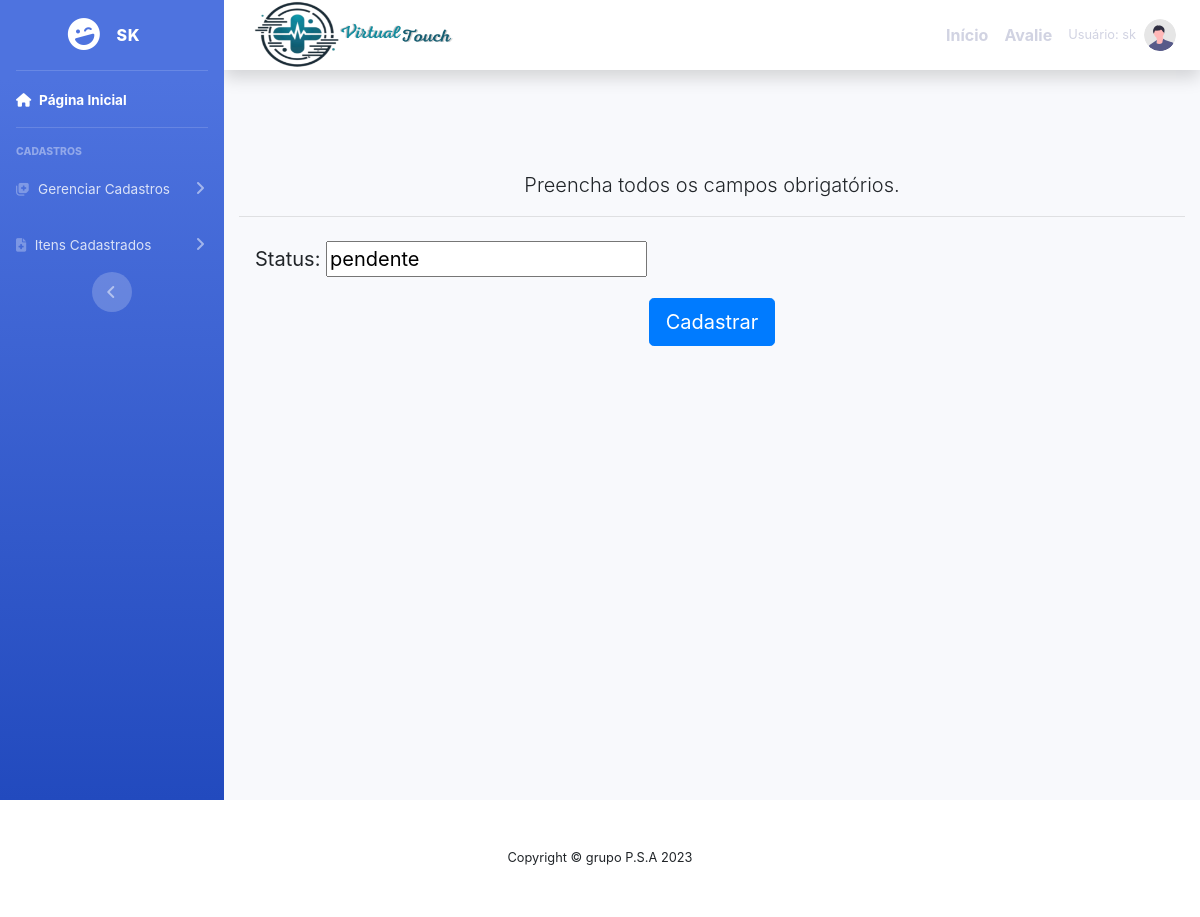
/editar/consulta2/1 (signed in), run on an earlier commit of the app's database.
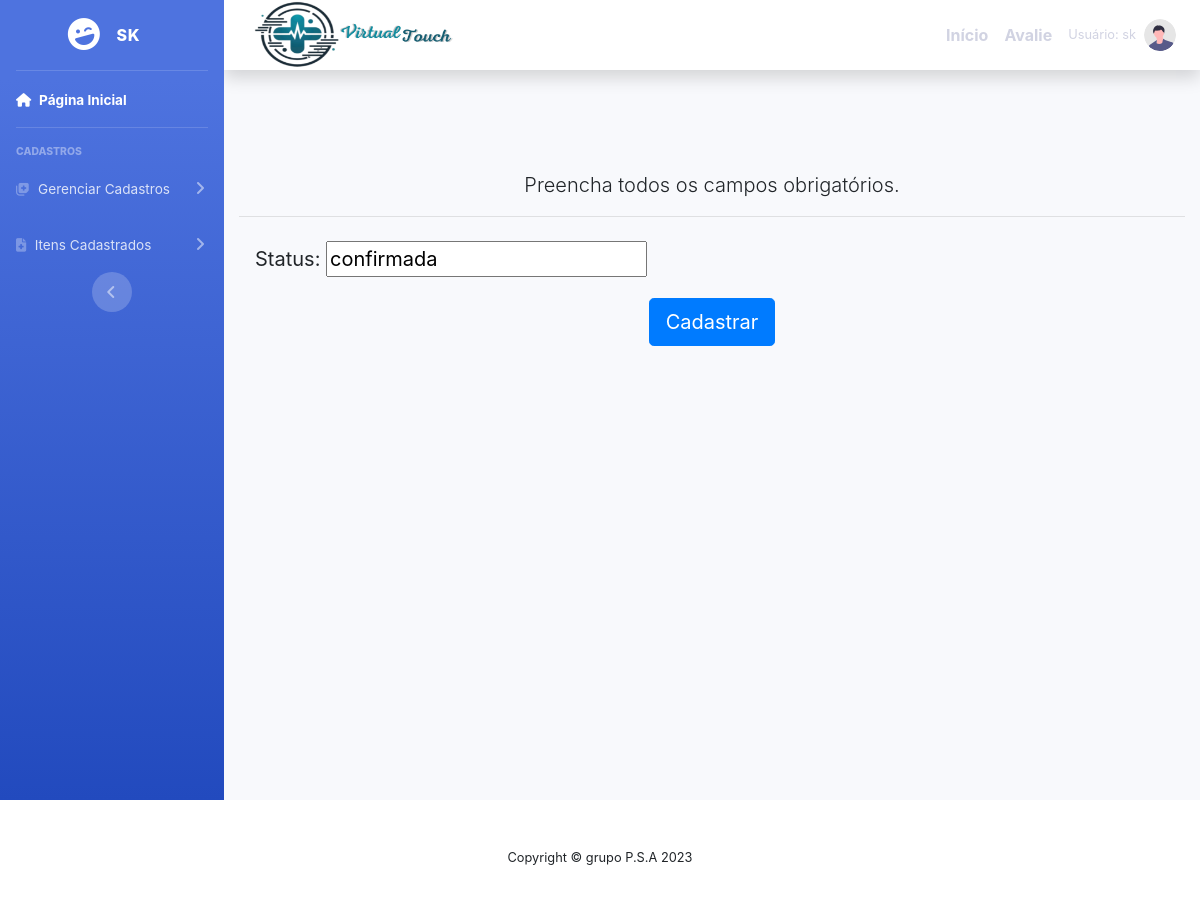
And on a later commit of the database.
### cadastros/models.py (models this page shows, shortened)
class Consulta(models.Model):
    usuario  = models.ForeignKey(User, on_delete=models.PROTECT)
    nome ="consulta"
    paciente = models.ForeignKey(Paciente,on_delete = models.PROTECT)
    data = models.CharField (verbose_name='data', max_length = 10)
    medico = models.ForeignKey (Medico, on_delete=models.PROTECT)
    hospital = models.ForeignKey(Hospital, on_delete=models.PROTECT)
    status = models.CharField( verbose_name ='status' ,max_length=20,  null =True ,blank = True )

### cadastros/views.py (the view)
# urls.py: path('editar/consulta2/<int:pk>', Consulta2Update.as_view(),
class Consulta2Update(UpdateView):
    model = Consulta
    fields = ['status']
    template_name = 'form.html'
    success_url = reverse_lazy('Listar-consulta')

### cadastros/templates/form.html (shortened to what this page needs)
{% extends 'modelo.html' %}
{% load static %}
{% block conteudo %}
<div class="container mt-5">
    <p class="lead text-center">Preencha todos os campos obrigatórios.</p>
    <hr>
    <form action="" method="post" class="form-control-lg">
        <div class="form-group">
            {{ form.as_p }}
        </div>
        <div class="text-center">
            <button type="submit" class="btn btn-primary btn-lg">Cadastrar</button>
        </div>
    </form>
</div>
{% endblock %}

What changed in the data, as far as the page shows it:
changed Consulta: status "pendente" → "confirmada"
